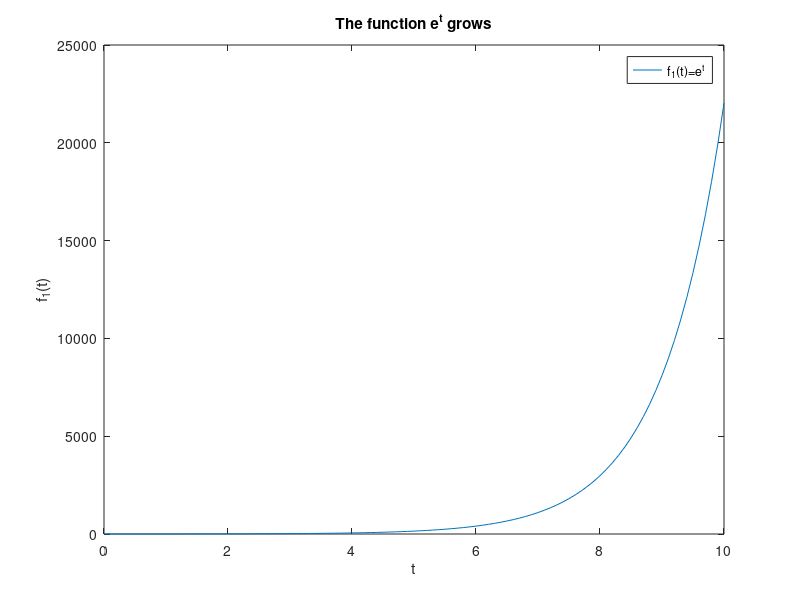
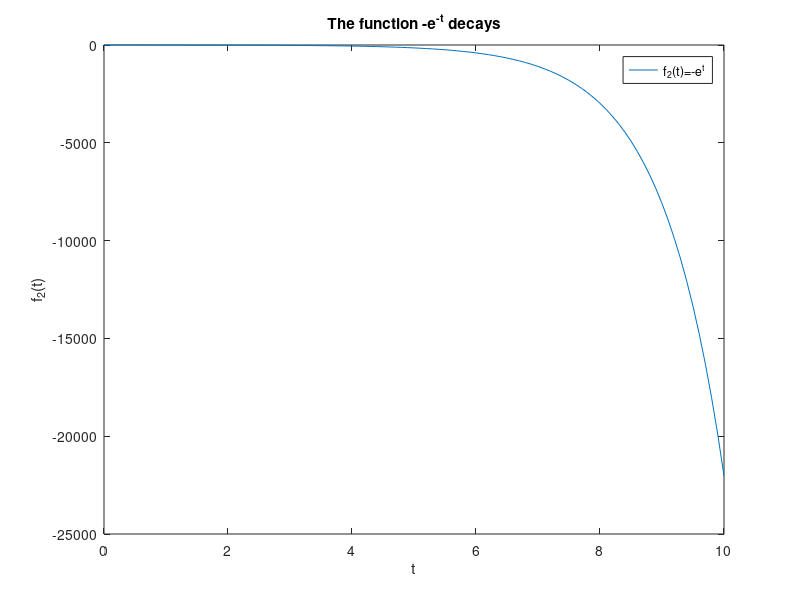
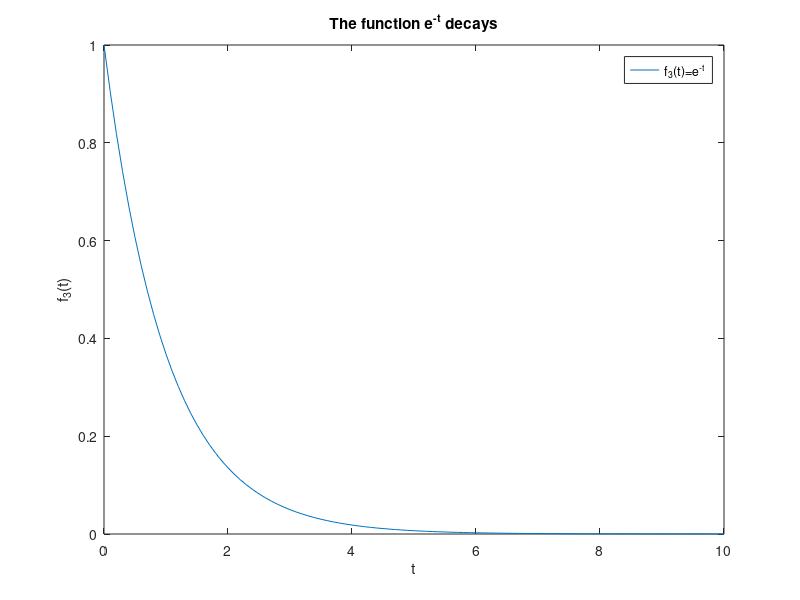
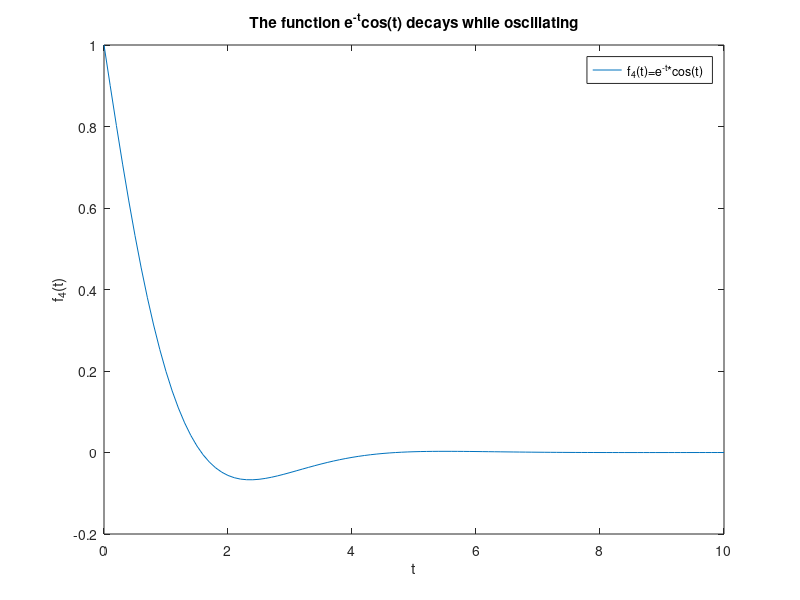

These charts were generated, in order, by the following MATLAB code:
%% Second-Order Lab: Second-Order Linear DEs in MATLAB
% In this lab, you will learn how to use |iode| to plot solutions of second-order 
% ODEs. You will also learn to classify the behaviour of different types of solutions.
% 
% Moreover, you will write your own Second-Order ODE system solver, and compare 
% its results to those of |iode|.
% 
% Opening the m-file lab5.m in the MATLAB editor, step through each part using 
% cell mode to see the results. Compare the output with the PDF, which was generated 
% from this m-file.
% 
% There are seven (7) exercises in this lab that are to be handed in on the 
% due date of the lab. Write your solutions in the template, including appropriate 
% descriptions in each step. Save the m-files and submit them on Quercus.
% 
% MAT292, Fall 2019, Stinchcombe & Parsch, modified from MAT292, Fall 2018, 
% Stinchcombe & Khovanskii, modified from MAT292, Fall 2017, Stinchcombe & Sinnamon, 
% modified from MAT292, Fall 2015, Sousa, based on Spring 2010, Jerrard
%% Student Information
%%
% 
%  Student Name: Prerak Chaudhari
%
%%
% 
%  Student Number: 1005114760
%
%% Iode for Second-Order Linear DEs with constant coefficients
% In the |iode| menu, select the |Second order linear ODEs| module. It opens 
% with a default DE and a default forcing function |f(t) = cos(2t)|. The forcing 
% function can be plotted along with the solution by choosing |Show forcing function| 
% from the |Options| menu.
% 
% Use this module to easily plot solutions to these kind of equations.
% 
% There are three methods to input the initial conditions:
% 
% Method 1. Enter the values for |t0|, |x(t0)|, and |x'(t0)| into the |Initial 
% conditions| boxes, and then click |Plot solution|.
% 
% Method 2. Enter the desired slope |x'(t0)| into the appropriate into the |Initial 
% conditions| box, and then click on the graph at the point |(t0,x(t0))| where 
% you want the solution to start.
% 
% Method 3. Press down the left mouse button at the desired point |(t0,x(t0))| 
% and drag the mouse a short distance at the desired slope |x'(t0)|. When you 
% release the mouse button, |iode| will plot the solution.
%% Growth and Decay Concepts
% We want to classify different kinds of behaviour of the solutions. We say 
% that a solution:
% 
% |grows| if its magnitude tends to |infinity| for large values of |t|, that 
% is, if either the solution tends to $+\infty$ or $-\infty$,
% 
% |decays| if its magnitude converges to |0| for large values of |t|,
% 
% |decays while oscillating| if it keeps changing sign for large values of |t| 
% and the amplitude of the oscillation tends to zero,
% 
% |grows while oscillating| if it keeps changing sign for large values of |t| 
% and the amplitude of the oscillation tends to infinity.
%% Example

t = 0:0.1:10;

% Example 1
figure();
y1 = exp(t);
plot(t,y1)

% Annotate the figure
xlabel('t');
ylabel('f_1(t)');
title('The function e^t grows');
legend('f_1(t)=e^t');



% Example 2
figure();
y2 = -exp(t);
plot(t,y2)

% Annotate the figure
xlabel('t');
ylabel('f_2(t)');
title('The function -e^{-t} decays');
legend('f_2(t)=-e^{t}');



% Example 3
figure();
y3 = exp(-t);
plot(t,y3)

% Annotate the figure
xlabel('t');
ylabel('f_3(t)');
title('The function e^{-t} decays');
legend('f_3(t)=e^{-t}');



% Example 4
figure();
y4 = exp(-t).*cos(t);
plot(t,y4)

% Annotate the figure
xlabel('t');
ylabel('f_4(t)');
title('The function e^{-t}cos(t) decays while oscillating');
legend('f_4(t)=e^{-t}*cos(t)');



% Example 5
figure();
y5 = exp(t).*sin(2*t);
plot(t,y5)

% Annotate the figure
xlabel('t');
ylabel('f_5(t)');
title('The function e^{t}sin(2t) grows while oscillating');
legend('f_5(t)=e^{t}sin(2t)');



% Example 6
figure();
y6 = sin(3*t);
plot(t,y6)

% Annotate the figure
xlabel('t');
ylabel('f_6(t)');
title('The function sin(3t) neither decays nor grows, it just oscillates');
legend('f_6(t)=sin(3t)');



% |Remark.| A function which |grows while oscillating| doesn't |grow|,
% because it keeps changing sign, so it neither tends to $+\infty$ nor to
% $-\infty$.
%% Exercise 1
% Objective: Use |iode| to solve second-order linear DEs. And classify them.
% 
% Details: Consider the ODE:
%%
% 
%  4y'' + 4 y' + 17 y = 0
%
%% 
% (a) Use |iode| to plot six (6) numerical solutions of this equation with "random" 
% initial data (use Method 3 above) and press-and-drag at various initial points, 
% with some of the slopes being positive and some negative)
% 
% Use only initial points in the part of the window where |0<t<1| and |-1<x<1| 
% and take all initial slopes between |-3| and |+3|.
% 
% Change the window to |[0,10]x[-3,3]|. Save a cropped screenshot with the filename 
% ex1_<UTORid>.png Changing "UTORid" below will result in the image being included 
% when you "Publish".
% 
% <<\\SRVD\Homes$\chaud496\Documents\MAT 292\Lab 5\ex1_chaud496.png>>
% 
% (b) Based on the results of (a), state what percentage of solutions decay, 
% grow, grow while oscillating, or decay while oscillating.
% 
% (c) Solve the DE and write the exact solution. Explain why this justifies 
% your answer in (b).

% all solutions decay while oscillating based on graph.

% exact solution:
% y(t) = c_1*e^(-t/2)*sin(2*t) + c_2*e^(-t/2)*cos(2*t)

% the exact solution is a linear combination of sine and cosine
% which continuously oscillate for t in [0,inf). the multiplication by a
% decaying exponential (exponential decays for t in [0,inf) due to
% negative powers) results in decaying oscillatory motion for t in [0,inf).
%% Exercise 2
% Consider the ODE:
%%
% 
%  y'' + sqrt(3) y' - y/4 = 0
%
%% 
% Repeat (a), (b), (c) from Exercise 1 with this DE.
% 
% <<\\SRVD\Homes$\chaud496\Documents\MAT 292\Lab 5\ex2_chaud496.png>>

% all solutions grow based on graph.

% exact solution:
% y(x) = c_1*e^(-1/2*(2+sqrt(3))*t) + c_2*e^(t-(sqrt(3)*t)/2)

% the exact solution is a linear combination of two exponential
% terms which grow as t increases. the lack of sine and cosine
% terms means no oscillation will occur. so the function grows
% for t in [0,inf).
%% Exercise 3
% Consider the ODE:
%%
% 
%  y'' + sqrt(3) y' + y/4 = 0
%
%% 
% Repeat (a), (b), (c) from Exercise 1 with this DE.
% 
% <<\\SRVD\Homes$\chaud496\Documents\MAT 292\Lab 5\ex3_chaud496.png>>

% all solutions decay based on graph.

% exact solution:
% y(x) = c_1*e^(-1/2*(sqrt(2)+sqrt(3))*t) + c_2*e^(1/2*(sqrt(2)-sqrt(3))*t)

% the exact solution is a linear combination of two exponential
% terms which decay as t increases. the lack of sine and cosine
% terms means no oscillation will occur. so the function decays
% for t in [0,inf).
%% Example
% Consider the ODE:
%%
% 
%  y'' + 2y' + 10y = 0
%
%% 
% The solution is
%%
% 
%  y(t) = e^(-t) ( c1 cos(3t) + c2 sin(3t) )
%
%% 
% From this, it is easy to see that all solutions decay while oscillating.
% 
% Similarly, for the equation 
%%
% 
%  y'' - 2y' + 10y = 0
%
%% 
% The solution is
%%
% 
%  y(t) = e^t ( c3 cos(3t) + c4 sin(3t) )
%
%% 
% which grows while oscillating.
%% Exercise 4
% Consider the fourth-order ODE:
%%
% 
%  y'''' + 2 y''' + 6 y'' + 2 y' + 5 y = 0
%
%% 
% (a) Find the general solution for this problem. You can use MATLAB to find 
% the roots of the characteristic equation numerically with |roots| or symbolically 
% with |solve|.
% 
% (b) Predict what percentage of solutions with random initial data will grow, 
% decay, grow while oscillating, and decay while oscillating. Explain.

% exact solution:
% y(t) = c_1*e^(-t)*sin(2*t) + c_2*sin(t) + c_3*e^(-t)*cos(2*t) + c_4*cos(t)

% for most initial conditions, the solution will oscillate without growing
% or decaying. the e^(-x)*sin(2*x) and e^(-x)*sin(2*x) terms go to zero as
% t goes to positive infinity (this is due to the exponentials with negative powers).
% the remaining sine and cosine terms will continuously oscillate. in the specific
% case where c2 = c4 = 0, the solution will decay while oscillating.
% 
% the percentages are estimated to be:
% - 99.9% of solutions will oscillate without growth or decay
% - 0.1% of solutions will decay while oscillating
%% Exercise 5
% Objective: Classify equations given the roots of the characteristic equation.
% 
% Details: Your answer can consist of just a short sentence, as |grows| or  
% |decays while oscillating|.
% 
% Consider a second-order linear constant coefficient homogeneous DE with |r1| 
% and |r2| as roots of the characteristic equation.
% 
% Summarize your conclusions about the behaviour of solutions for randomly chosen 
% initial data when.
% 
% (a) |0 < r1 < r2|

% grows
%% 
% (b) |r1 < 0 < r2|

% grows
%% 
% (c) |r1 < r2 < 0|

% decays
%% 
% (d) |r1 = alpha + beta i| and  |r2 = alpha - beta i| and |alpha < 0|

% decays while oscillating
%% 
% (e) |r1 = alpha + beta i| and  |r2 = alpha - beta i| and |alpha = 0|

% oscillates without growth or decay
%% 
% (f) |r1 = alpha + beta i| and  |r2 = alpha - beta i| and |alpha > 0|

% grows while oscillating
%%
% SUMMARY:
% for real roots, solutions decay or grow based on the sign and magnitude
% of r1 and r2 (root > 0 is growth, root < 0 is decay). A solution with one
% or two positive roots will grow whereas a solution with two negative
% roots will decay.
%
% for complex roots, solutions will oscillate while growing, decaying or
% neither. the real component determines the rate of growth or decay (the
% lack of a real component means the solution will oscillate without growth
% or decay). the complex component determines the rate of oscillation.
%% Numerical Methods for Second-Order ODEs
% One way to create a numerical method for second-order ODEs is to approximate 
% derivatives with finite differences in the same way of the Euler method.
% 
% This means that we approximate the first derivative by:
%%
% 
%  y'(t[n]) ~ ( y[n] - y[n-1] ) / h
%
%% 
% and
%%
% 
%  y''(t[n])  ~ ( y'(t[n+1]) - y'(t[n]) ) / h ~ ( y[n+1] - 2 y[n] + y[n-1]
%  ) / ( h^2 )
%
%% 
% By writing these approximations into the ODE, we obtain a method to get |y[n+1]| 
% from the previous two steps |y[n]| and |y[n-1]|.
% 
% The method for approximating solutions is:
% 
% 1. Start with |y[0]=y0|
% 
% 2. Then we need to get |y[1]|, but we can't use the method, because we don't 
% have two iterations |y[0]| and |y[-1]|(!!). So we use Euler to get
%%
% 
%  y[1] = y0 + y1 h
%
%% 
% y1 is the slope given by the initial condition
% 
% 3. Use the method described above to get |y[n]| for |n=2,3,...|.
%% Exercise 6
% Objective: Write your own second-order ODE solver.
% 
% Details: Consider the second-order ODE
%%
% 
%  y'' + p(t) y' + q(t) y = g(t)
%
%% 
% Write a second-order ODE solver using the method described above.
% 
% This m-file should be a function which accepts as variables (t0,tN,y0,y1,h), 
% where t0 and tN are the start and end points of the interval on which to solve 
% the ODE, y0, y1 are the initial conditions of the ODE, and h is the stepsize. 
% You may also want to pass the functions into the ODE the way |ode45| does (check 
% MATLAB lab 2). Name the function DE2_<UTORid>.m.
% 
% Note: you will need to use a loop to do this exercise. 

% See DE2_chaud496.m
%% Exercise 7
% Objective: Compare your method with |iode|
% 
% Details: Use |iode| to plot the solution of the ODE  |y'' + exp(-t/5) y' + 
% (1-exp(-t/5)) y = sin(2*t)| with the initial conditions  |y(0) = 1, y'(0) = 
% 0|
% 
% Use the window to |[0,20]x[-2,2]| Without removing the figure window, plot 
% your solution (in a different colour), which will be plotted in the same graph. 
% 
% Comment on any major differences, or the lack thereof.
% 
% <<\\SRVD\Homes$\chaud496\Documents\MAT 292\Lab 5\ex7_chaud496.png>>

% CODE TO PLOT MY ODE SOLUTION
% t0 = 0;
% tN = 20;
% h = 0.1;
% y0 = 1;
% y1 = 0;
% g = @(t) sin(2*t);
% p = @(t) exp(-t/5);
% q = @(t) (1-exp(-t/5));
% [t,y] = DE2_chaud496(t0,tN,y0,y1,h,p,q,g);
% plot(t,y)
% 
% legend('My ODE Solver','IODE Solution')
% xlim([0 20])
% ylim([-2 2])
% xlabel("t")
% ylabel("y")

% My second-order ODE solution is more accurate than the IODE Euler
% approximation. The IODE solution diverges away from the second-order ODE
% solution whenever the function approaches a local maximum or minimum.
% Otherwise, its approximation closely matches the approximation made by my
% function.